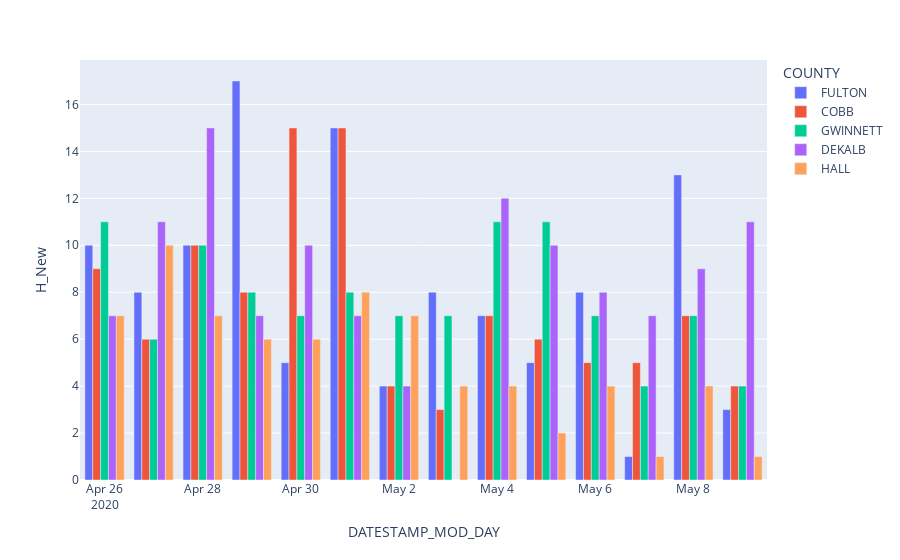

The cell this chart's notebook holds for it:
### Code cell
plotly4 = px.bar(dailySpecific, x='DATESTAMP_MOD_DAY', y='H_New', color='COUNTY', barmode = 'group')
plotly4.show()

### Figure 1 — Plotly figure (JSON) as saved in the notebook; plotly's stock layout.template omitted (floating-point values rounded to 4 significant figures)
{"data": [{"alignmentgroup": "True", "hovertemplate": "COUNTY=FULTON<br>DATESTAMP_MOD_DAY=%{x}<br>H_New=%{y}<extra></extra>", "legendgroup": "FULTON", "marker": {"color": "#636efa", "pattern": {"shape": ""}}, "name": "FULTON", "offsetgroup": "FULTON", "orientation": "v", "showlegend": true, "textposition": "auto", "type": "bar", "x": ["2020-04-26", "2020-04-27", "2020-04-28", "2020-04-29", "2020-04-30", "2020-05-01", "2020-05-02", "2020-05-03", "2020-05-04", "2020-05-05", "2020-05-06", "2020-05-07", "2020-05-08", "2020-05-09"], "xaxis": "x", "y": [10, 8, 10, 17, 5, 15, 4, 8, 7, 5, 8, 1, 13, 3], "yaxis": "y"}, {"alignmentgroup": "True", "hovertemplate": "COUNTY=COBB<br>DATESTAMP_MOD_DAY=%{x}<br>H_New=%{y}<extra></extra>", "legendgroup": "COBB", "marker": {"color": "#EF553B", "pattern": {"shape": ""}}, "name": "COBB", "offsetgroup": "COBB", "orientation": "v", "showlegend": true, "textposition": "auto", "type": "bar", "x": ["2020-04-26", "2020-04-27", "2020-04-28", "2020-04-29", "2020-04-30", "2020-05-01", "2020-05-02", "2020-05-03", "2020-05-04", "2020-05-05", "2020-05-06", "2020-05-07", "2020-05-08", "2020-05-09"], "xaxis": "x", "y": [9, 6, 10, 8, 15, 15, 4, 3, 7, 6, 5, 5, 7, 4], "yaxis": "y"}, {"alignmentgroup": "True", "hovertemplate": "COUNTY=GWINNETT<br>DATESTAMP_MOD_DAY=%{x}<br>H_New=%{y}<extra></extra>", "legendgroup": "GWINNETT", "marker": {"color": "#00cc96", "pattern": {"shape": ""}}, "name": "GWINNETT", "offsetgroup": "GWINNETT", "orientation": "v", "showlegend": true, "textposition": "auto", "type": "bar", "x": ["2020-04-26", "2020-04-27", "2020-04-28", "2020-04-29", "2020-04-30", "2020-05-01", "2020-05-02", "2020-05-03", "2020-05-04", "2020-05-05", "2020-05-06", "2020-05-07", "2020-05-08", "2020-05-09"], "xaxis": "x", "y": [11, 6, 10, 8, 7, 8, 7, 7, 11, 11, 7, 4, 7, 4], "yaxis": "y"}, {"alignmentgroup": "True", "hovertemplate": "COUNTY=DEKALB<br>DATESTAMP_MOD_DAY=%{x}<br>H_New=%{y}<extra></extra>", "legendgroup": "DEKALB", "marker": {"color": "#ab63fa", "pattern": {"shape": ""}}, "name": "DEKALB", "offsetgroup": "DEKALB", "orientation": "v", "showlegend": true, "textposition": "auto", "type": "bar", "x": ["2020-04-26", "2020-04-27", "2020-04-28", "2020-04-29", "2020-04-30", "2020-05-01", "2020-05-02", "2020-05-03", "2020-05-04", "2020-05-05", "2020-05-06", "2020-05-07", "2020-05-08", "2020-05-09"], "xaxis": "x", "y": [7, 11, 15, 7, 10, 7, 4, 0, 12, 10, 8, 7, 9, 11], "yaxis": "y"}, {"alignmentgroup": "True", "hovertemplate": "COUNTY=HALL<br>DATESTAMP_MOD_DAY=%{x}<br>H_New=%{y}<extra></extra>", "legendgroup": "HALL", "marker": {"color": "#FFA15A", "pattern": {"shape": ""}}, "name": "HALL", "offsetgroup": "HALL", "orientation": "v", "showlegend": true, "textposition": "auto", "type": "bar", "x": ["2020-05-06", "2020-05-07", "2020-05-08", "2020-05-09", "2020-04-26", "2020-04-27", "2020-04-28", "2020-04-29", "2020-04-30", "2020-05-01", "2020-05-02", "2020-05-03", "2020-05-04", "2020-05-05"], "xaxis": "x", "y": [4, 1, 4, 1, 7, 10, 7, 6, 6, 8, 7, 4, 4, 2], "yaxis": "y"}], "layout": {"barmode": "group", "legend": {"title": {"text": "COUNTY"}, "tracegroupgap": 0}, "margin": {"t": 60}, "xaxis": {"anchor": "y", "domain": [0, 1], "title": {"text": "DATESTAMP_MOD_DAY"}}, "yaxis": {"anchor": "x", "domain": [0, 1], "title": {"text": "H_New"}}}}
